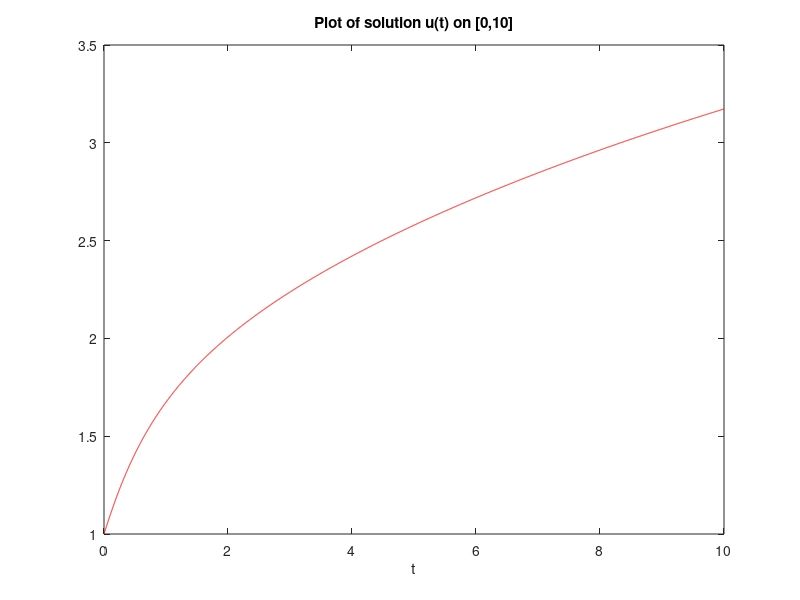

MATLAB code to generate this figure:
% *************************************************************
%  e01/e01.m   script MATLAB / GNU Octave
% 
%  autor: P. R. Zingano <zingano@gmail.com>
% 
% 
%  Programa de Pós-Graduação em Matemática Aplicada
%  Instituto de Matemática / UFRGS
% 
%  MAP0202 - Métodos Numéricos para Eq. Diferenciais
% 
%  Exemplo 01: Solução da eq. diferencial
% 
%    du/dt = f(t,u(t)) ,
% 
%    f(t,u) = (1 + exp(-t)) * u*u / (1 + u*u*u*u)
% 
%    u(t0) = u0
% 
%    pelo método de Euler com passo uniforme. 
%
% *************************************************************

f = @(t,z) (1+exp(-t))*z^2/(1+z^4);

t0 = 0; tF = 10;
h = 1e-3;
t = t0:h:tF;
nt = length(t);
u = zeros(1,nt);

u(1) = 1;

for n = 1:nt-1
  tn = t(n);
  un = u(n);
  kn = h * f(tn,un);
  u(n+1) = un + kn;
end

%u % imprime a solução no console

figure(10)
plot(t,u,'-r')
xlabel('t')
title('Plot of solution u(t) on [0,10]')